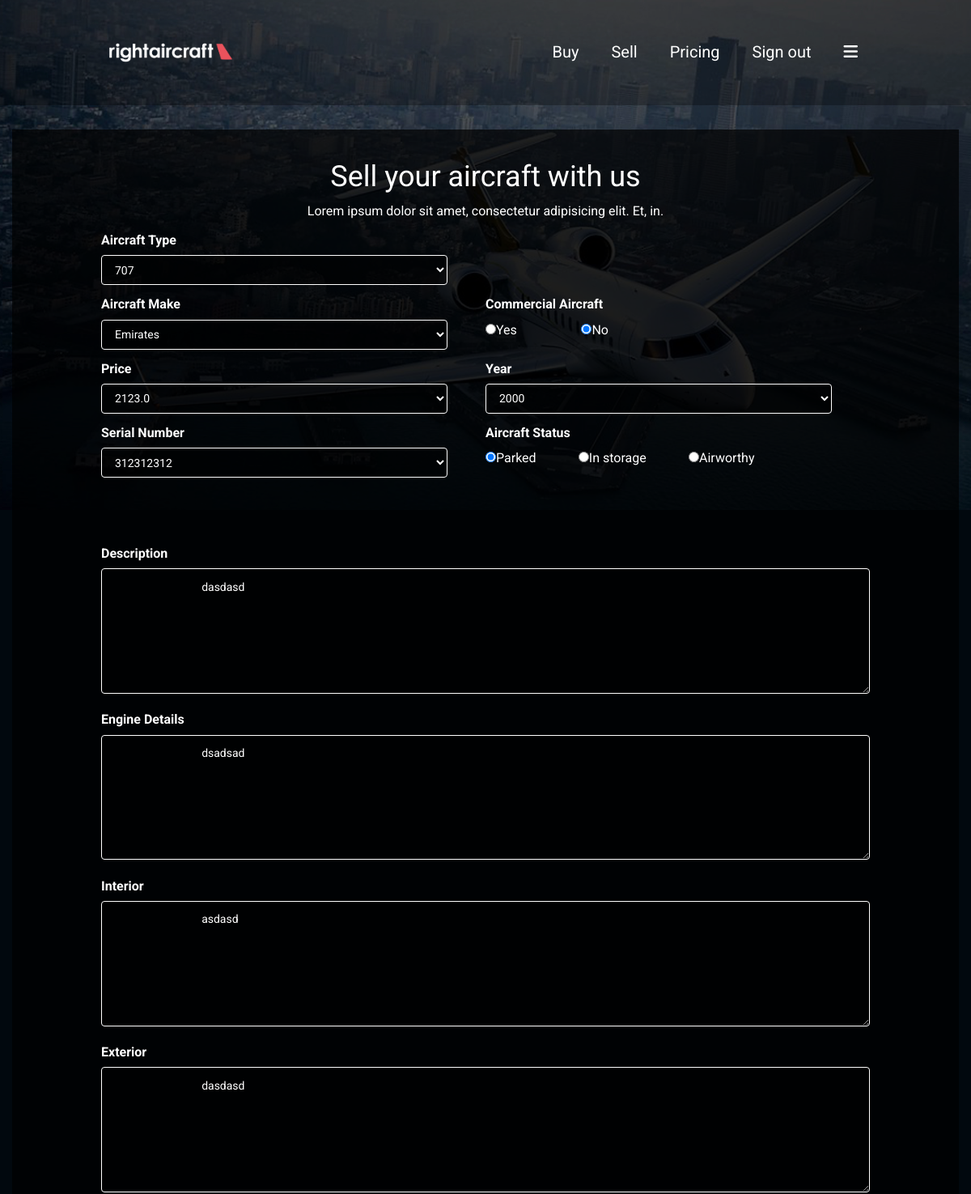
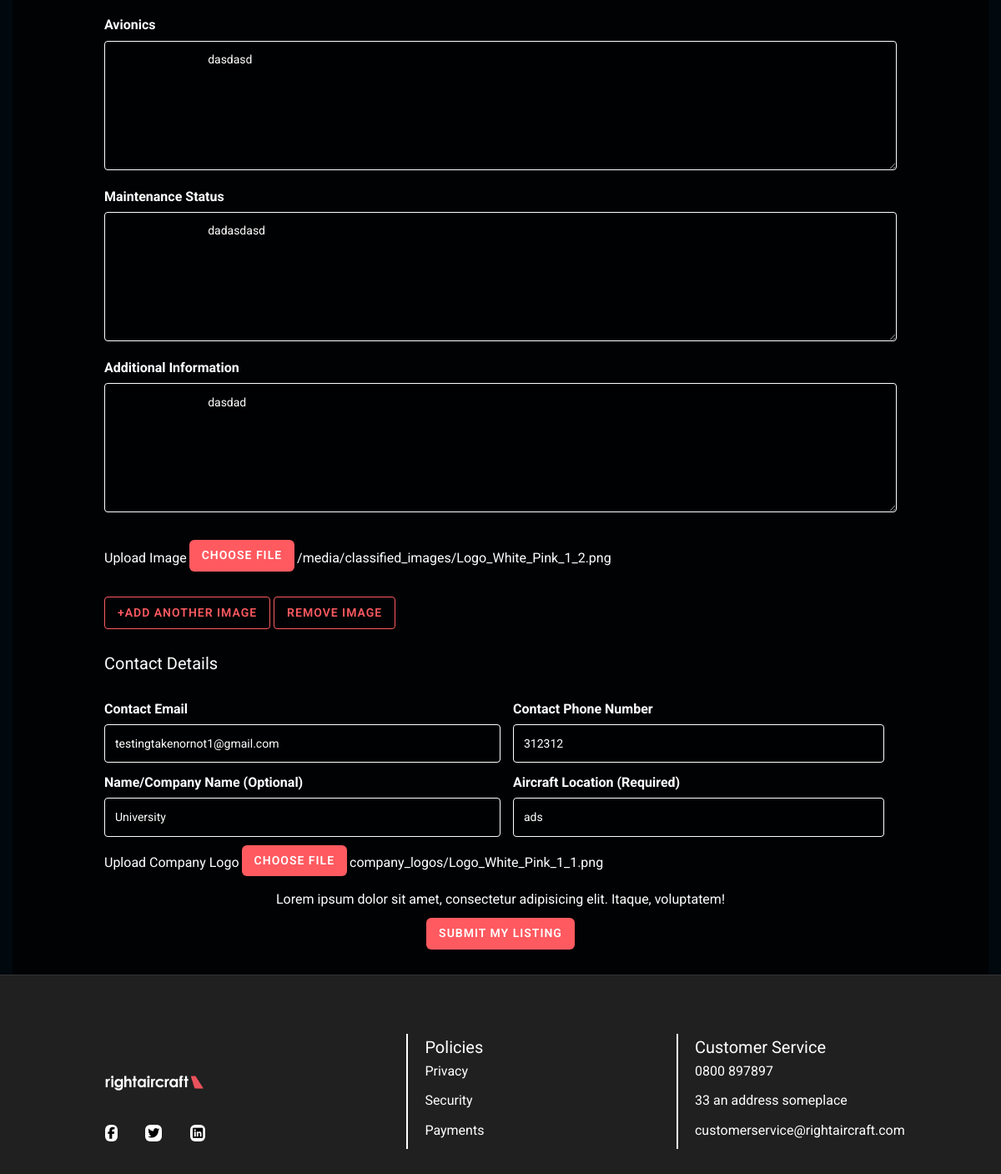
/post-ad-edit/2/ (signed in), run on the app's committed database (2 pictures, top to bottom).
### classifieds/models.py (models this page shows, shortened)
class Classified(models.Model):
    PARKED = 1
    IN_STORAGE = 2
    AIRWORTHY = 3
    AIRCRAFT_STATUS_CHOICES = (
        (PARKED, 'Parked'),
        (IN_STORAGE, 'In Storage'),
        (AIRWORTHY, 'Airworthy'),
    )
    ACTIVE = 1
    INACTIVE = 2
    AWAITING_PAYMENT = 3
    CLASSIFIED_STATUS_CHOICES = (
        (ACTIVE, 'Active'),
        (INACTIVE, 'Inactive'),
        (AWAITING_PAYMENT, 'Awaiting Payment'),
    )
    COMMERCIAL_AIRCRAFT_CHOICES = (
        (True, 'Yes'),
        (False, 'No'),
    )
    YEAR_CHOICES = []
    for r in range(1960, (datetime.datetime.now().year + 1)):
        YEAR_CHOICES.append((r, r))
    user = models.ForeignKey(User, on_delete=models.CASCADE)
    date_time = models.DateTimeField(auto_now_add=True, editable=False)
    classified_status = models.IntegerField(choices=CLASSIFIED_STATUS_CHOICES, default=ACTIVE)
    payment_completed = models.BooleanField(default=True)
    price_usd = models.FloatField()
    aircraft_type = models.ForeignKey(AircraftType, on_delete=models.CASCADE)
    aircraft_make = models.ForeignKey(AircraftMake, on_delete=models.CASCADE)
    serial_number = models.CharField(max_length=255, blank=True, null=True,validators=[validators.MaxLengthValidator(200,message='The serial number is too large.')])
    year_of_make = models.IntegerField(choices=YEAR_CHOICES, default=datetime.datetime.now().year)
    aircraft_status = models.IntegerField(choices=AIRCRAFT_STATUS_CHOICES, default=PARKED)
    commercial_aircraft = models.BooleanField(default=False, choices=COMMERCIAL_AIRCRAFT_CHOICES)
    description = models.TextField(blank=True, null=True)
    engine_details = models.TextField(blank=True, null=True)
    interior = models.TextField(blank=True, null=True)
    exterior = models.TextField(blank=True, null=True)
    avionics = models.TextField(blank=True, null=True)
    maintenance_status = models.TextField(blank=True, null=True)
    additional_information = models.TextField(blank=True, null=True)
    phone_number = models.CharField(max_length=20,validators=[validators.MaxLengthValidator(17,message='Not a valid '
                                                                                                       'entry'),
                                                              validators.MinLengthValidator(8,message='Not a valid '
                                                                                                      'entry')])
    seller_email = models.EmailField()
    aircraft_location = models.CharField(max_length=255,validators=[validators.MaxLengthValidator(230,message='Address is too large')])
    company_name = models.CharField(max_length=255, blank=True, null=True,validators=[validators.MaxLengthValidator(200,message='Name is too large')])
    company_logo = models.ImageField(blank=True, null=True, upload_to='company_logos')
    class Meta:
        ordering = ['-date_time']

class AircraftType(models.Model):
    type_make = models.ForeignKey('AircraftMake', on_delete=models.CASCADE)
    type_name = models.CharField(max_length=255)
    def __str__(self):
        return self.type_name

class AircraftMake(models.Model):
    make_name = models.CharField(max_length=255)
    number_of_classifieds = models.IntegerField(default=0, editable=False)
    class Meta:
        ordering = ['-number_of_classifieds']
    def __str__(self):
        return self.make_name

class ClassifiedImage(models.Model):
    classified = models.ForeignKey(Classified, on_delete=models.CASCADE)
    image = ImageField(upload_to="classified_images")
    def get_photo_url(self):
        if self.image and hasattr(self.image, 'url'):
            return self.image.url

### classifieds/views.py (the view, shortened to what this page needs)
# urls.py: path('post-ad-edit/<int:pk>/', classifieds_views.post_ad, name='post_ad_edit'),
@login_required
def post_ad(request, **kwargs):
    editable_classified_instance = None
    if kwargs.get('pk') is not None:
        editable_classified_instance = models.Classified.objects.get(pk=kwargs.get('pk'))
    context = {
        'aircraft_make': models.AircraftMake.objects.all(),
        'aircraft_type': models.AircraftType.objects.all(),
    }
    if editable_classified_instance:
        context['value'] = editable_classified_instance
        context['images'] = models.ClassifiedImage.objects.filter(classified_id=editable_classified_instance.id)
    return render(request, "post_ad.html", context)

### classifieds/context_processors.py (called while the page is built)
def categories_processor(request):
    categories = models.AircraftType.objects.all()
    return locals()

### templates/post_ad.html (shortened to what this page needs)
{% load static %}
{% load bootstrap_tags %}
<!DOCTYPE html>
<html lang="en">
<head>
    <link rel="stylesheet" href="{% static 'css/bootstrap.css' %}">
    <link rel="stylesheet" href="{% static 'css/style.css' %}">
    <link rel="stylesheet" href="{% static 'css/animate.min.css' %}" type="text/css">
</head>
<body>
<form action="{% url 'post_ad' %}" method="POST" enctype="multipart/form-data" id="form">
	<div class="bg-img text-white">
		{% include 'include/navbar.html' %}
	<div id="upper-form" class="new-p-4 container post-ad-form bg-black-transparent text-white extra-padding postdetails">
		<h1 class="text-center">Sell your aircraft with us</h1>
		<p class="text-center">Lorem ipsum dolor sit amet, consectetur adipisicing elit. Et, in.</p>
		<div class="my-3 new-w-100 new-w-100-tb" style="width: 50%">
			<label for="" class="d-block">
				Aircraft Type
			</label>
			<select name="type" id="" required class="custom-form-control1 w-90">
			{% if value %}
				<option value="{{ value.aircraft_type.pk }}">{{ value.aircraft_type}}</option>
			{% else %}
				<option value="">Select an option</option>
			{% endif %}
			</select>
	</div>
		<div class="row my-3">
			<div class="col-md-6 p-0 mtb">
				<label for="" class="d-block">
					Aircraft Make
				</label>
				<select name="make" id="" required class="custom-form-control1 w-90">
				{% if value %}
					<option value="{{ value.aircraft_make.pk }}">{{ value.aircraft_make }}</option>
				{% else %}
					<option value="">Select an option</option>
				{% endif %}
				</select>
			</div>
			<div class="col-md-6 p-0 w-40 new-w-100 new-w-100-tb">
				<label for="" id="CA">
					Commercial Aircraft
				</label>
				<div class="d-flex justify-content-between new-w-30-tb" style="width: 40%">
				{% if value %}
					<p class="m-0"><input required type="radio" value="True" name="CA">Yes</p>
					<p class="m-0"><input required type="radio" value="False" name="CA">No</p>
				{% else %}
					<p class="m-0"><input required type="radio" value="True"  name="CA">Yes</p>
					<p class="m-0"><input required type="radio" value="False" name="CA">No</p>
				{% endif %}
				</div>
			</div>
		</div>
		<div class="row my-3">
			<div class="col-md-6 p-0 mtb">
				<label for="" class="d-block">Price</label>
				<select name="price" required id="" class="custom-form-control1 w-90">
				{% if value %}
					<option value="{{ value.price_usd }}">{{ value.price_usd }}</option>
				{% else %}
					<option value="">Select an option</option>
				{% endif %}
				</select>
			</div>
			<div class="col-md-6 p-0">
				<label for="" class="d-block">
					Year
				</label>
				<select name="year" required id="" class="custom-form-control1 w-90">
				{% if value %}
					<option value="{{ value.year_of_make }}">{{ value.year_of_make }}</option>
				{% else %}
					<option value="">Select an option</option>
				{% endif %}
				</select>
			</div>
		</div>
		<div class="row my-3">
			<div class="col-md-6 p-0 mtb">
				<label for="">Serial Number</label>
				<select name="serial_number" required id="" class="custom-form-control1 w-90">
				{% if value %}
					<option value="{{ value.serial_number }}">{{ value.serial_number }}</option>
				{% else %}
					<option value="">Select an option</option>
				{% endif %}
				</select>
			</div>
			<div class="col-md-6 p-0">
				<label for="">Aircraft Status</label>
				<div class="d-flex justify-content-between new-w-90" style="width: 70%">
				{% if value %}
					<p ><input type="radio" checked value="1" name="aircraft_status">Parked</p>
					<p><input type="radio" value="2" name="aircraft_status">In storage</p>
					<p><input type="radio" value="3" name="aircraft_status">Airworthy</p>
				{% else %}
					<p ><input type="radio" value="1" name="aircraft_status">Parked</p>
					<p><input type="radio" value="2" name="aircraft_status">In storage</p>
					<p><input type="radio" value="3" name="aircraft_status">Airworthy</p>
				{% endif %}
				</div>
			</div>
		</div>
	</div>
	</div>
		<div class="bg-black text-white" style="height:fit-content   ">
	<div id="wrapper" class="new-p-4 container post-ad-form bg-black-transparent text-white extra-padding postdetails">
		<div class="my-3">
			<label for="" class="d-block">
				Description
			</label>
			<textarea required class="custom-form-control1 w-100" name="description" id="" cols="5" rows="5">
				{{ value.description }}
			</textarea>
		</div>
		<div class="my-3">
			<label for="" class="d-block">
				Engine Details
			</label>
			<textarea required class="custom-form-control1 w-100" name="engine_detail" id="" cols="5" rows="5">
				{{ value.engine_details }}
			</textarea>
		</div>
		<div class="my-3">
			<label for="" class="d-block">
				Interior
			</label>
			<textarea required class="custom-form-control1 w-100" name="interior" id="" cols="5" rows="5">
				{{ value.interior }}
			</textarea>
		</div>
		<div class="my-3">
			<label for="" class="d-block">
				Exterior
			</label>
			<textarea required class="custom-form-control1 w-100" name="exterior" id="" cols="5" rows="5">
				{{ value.exterior }}
			</textarea>
		</div>
		<div class="my-3">
			<label for="" class="d-block">
				Avionics
			</label>
			<textarea required class="custom-form-control1 w-100" name="avionics" id="" cols="5" rows="5">
				{{ value.avionics }}
			</textarea>
		</div>
		<div class="my-3">
			<label for="" class="d-block">
				Maintenance Status
			</label>
			<textarea required class="custom-form-control1 w-100" name="maintenance_status" id="" cols="5" rows="5">
				{{ value.maintenance_status }}
			</textarea>
		</div>
		<div class="my-3">
			<label for="" class="d-block">
				Additional Information
			</label>
			<textarea  class="custom-form-control1 w-100" name="additional_status" id="" cols="5" rows="5">
				{{ value.additional_information }}
			</textarea>
		</div>
		{% if value %}
			{% for img in images %}
				<div class="d-flex my-5 replicate display-block">
					<span class="align-self-center">Upload Image</span>
					<label class="custom-btn btn-red ml-2" for="upload-btn">Choose File</label>
					<span class="ml-2 align-self-center" id="file-change">{{ img.get_photo_url }}</span>
				</div>
			{% endfor %}
		{% endif %}
		<div id="image-btns">
			<button type="button" onclick="add_image(event)" style="background-color: transparent;color: #ff5a60;border: 1.5px solid #ff5a60;border-radius: 4px" class="custom-btn mtb">+Add another image</button>
			<button type="button" onclick="remove_image(event)" style="background-color: transparent;color: #ff5a60;border: 1.5px solid #ff5a60;border-radius: 4px" class="custom-btn mtb">Remove image</button>
		</div>
		<div class="my-5">
			<h3 class="main-title text-left">
				Contact Details
			</h3>
		</div>
		<div class="row my-3">
			<div class="col-md-6 col-lg-6 col-xs-12 col-sm-12 p-0 mtb">
				<label class="d-block">Contact Email
				</label>
				<input type="email" name="seller_email" value="{{ value.seller_email }}" class="custom-form-control1 w-100">
			</div>
			<div class="col-md-6 col-lg-6 col-xs-12 col-sm-12 new-p-0 new-p-0-tb">
				<label class=" d-block">Contact Phone Number
				</label>
				<input type="number" class="custom-form-control1 w-100" value="{{ value.phone_number }}" name="phone_number">
			</div>
		</div>
		<div class="row my-3">
			<div class="col-md-6 col-lg-6 col-xs-12 col-sm-12 p-0 mtb">
				<label class="d-block">Name/Company Name (Optional)
				</label>
				<input type="text" name="company_name" value="{{ value.company_name }}" class="custom-form-control1 w-100">
			</div>
			<div class="col-md-6 col-lg-6 col-xs-12 col-sm-12 new-p-0 new-p-0-tb">
				<label class="d-block ">Aircraft Location (Required)
				</label>
				<input type="text" name="aircraft_location" value="{{ value.aircraft_location }}" class="custom-form-control1 w-100">
			</div>
		</div>
		<div class="d-flex my-3 display-block">
			<span class="align-self-center">Upload Company Logo</span>
			<label class="custom-btn btn-red ml-2" for="upload-btn-1">Choose File</label>
		{% if value %}
			<span class="ml-2 align-self-center" id="file-change-1">{{ value.company_logo }}</span>
		{% else %}
			<span class="ml-2 align-self-center" id="file-change-1">No file choosen</span>
		{% endif %}
		</div>
		<div class="text-center">
			<p>Lorem ipsum dolor sit amet, consectetur adipisicing elit. Itaque, voluptatem!</p>
			<button type="submit" class="custom-btn btn-red">Submit my Listing</button>
		</div>
	</div>
		</div>
</form>
{% include 'include/footer.html' %}
</body>
</html>

### data on the page
Classified: type "707", make "Emirates", price "2123.0", year "2000", serial_number "312312312", description "dasdasd", engine_detail "dsadsad", interior "asdasd", exterior "dasdasd", avionics "dasdasd", maintenance_status "dadasdasd", additional_status "dasdad", seller_email "testingtakenornot1@gmail.com", phone_number "312312", company_name "University", aircraft_location "ads", company_logo "company_logos/Logo_White_Pink_1_1.png"
ClassifiedImage: get_photo_url "/media/classified_images/Logo_White_Pink_1_2.png"
